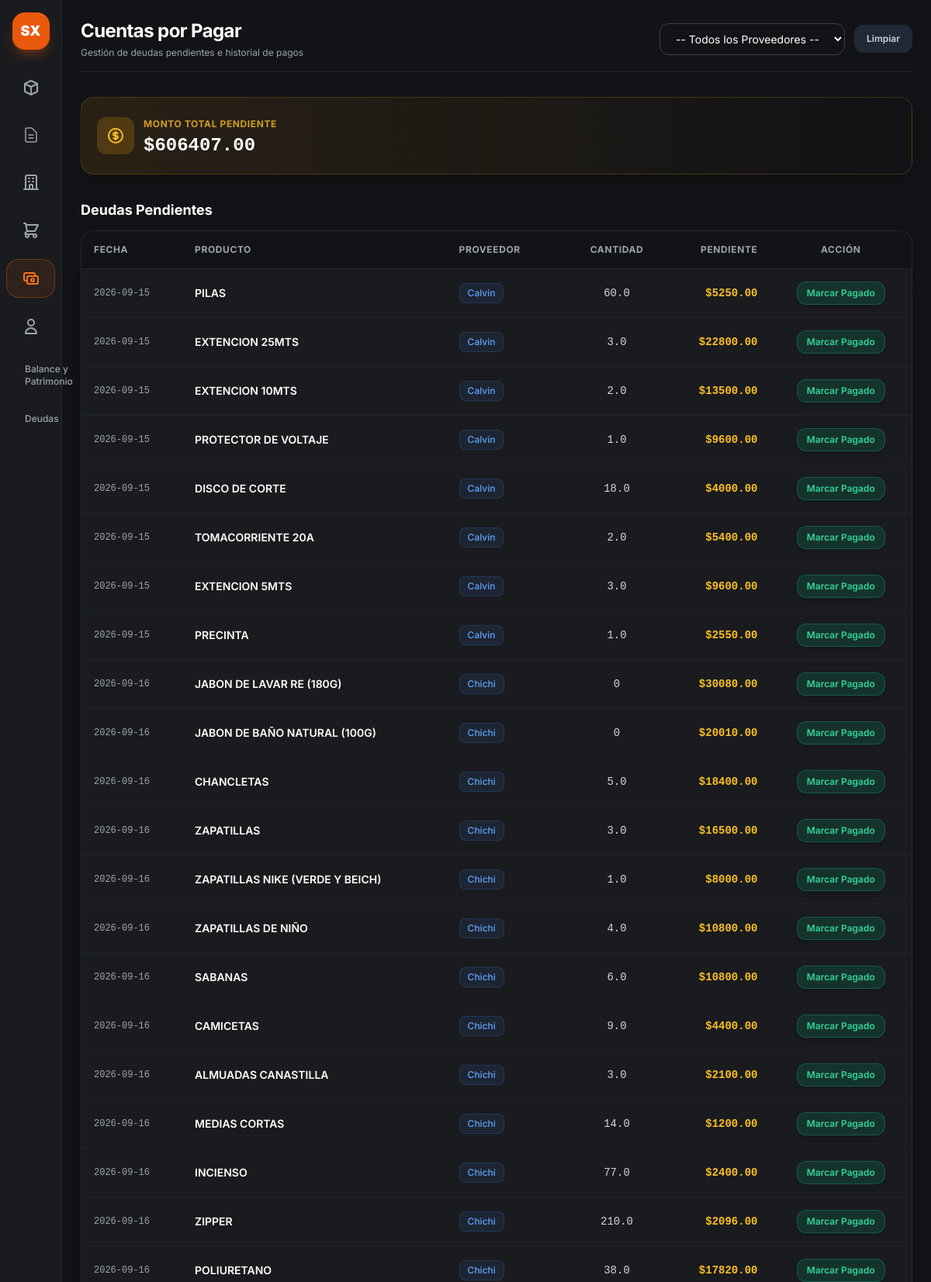
The page /cuentas-por-pagar (signed in, upper part) on the database its author committed.
### app.py (models this page shows, shortened)
class Producto(db.Model):
    __tablename__ = 'productos'
    id = db.Column(db.Integer, primary_key=True)
    codigo = db.Column(db.String(50), nullable=True)
    nombre = db.Column(db.String(100), nullable=False)
    unidad_medida = db.Column(db.String(20), default='unidad')
    propietario_id = db.Column(db.Integer, db.ForeignKey('propietarios.id'), nullable=True)
    precio_costo = db.Column(db.Float, default=0.0)
    precio_venta = db.Column(db.Float, default=0.0)
    fecha_vencimiento = db.Column(db.Date, nullable=True)
    proveedor_id = db.Column(db.Integer, db.ForeignKey('proveedores.id'), nullable=True)
    proveedor = db.relationship('Proveedor', backref=db.backref('productos', lazy=True))
    estado_pago = db.Column(db.String(20), default="Pagado")
    monto_pendiente = db.Column(db.Float, default=0.0)
    fecha_creacion = db.Column(db.DateTime, default=datetime.utcnow)
    stocks = db.relationship('StockAlmacen', backref='producto', cascade="all, delete-orphan", lazy=True)
    @property
    def cantidad_total(self):
        return sum(s.cantidad for s in self.stocks)

class Proveedor(db.Model):
    __tablename__ = 'proveedores'
    id = db.Column(db.Integer, primary_key=True)
    nombre = db.Column(db.String(100), nullable=False, unique=True)
    telefono = db.Column(db.String(30), nullable=True)
    contacto = db.Column(db.String(100), nullable=True)

class StockAlmacen(db.Model):
    __tablename__ = 'stock_almacen'
    id = db.Column(db.Integer, primary_key=True)
    producto_id = db.Column(db.Integer, db.ForeignKey('productos.id'), nullable=False)
    almacen_id = db.Column(db.Integer, db.ForeignKey('almacenes.id'), nullable=False)
    cantidad = db.Column(db.Float, default=0.0)

### app.py (the view, shortened to what this page needs)
@app.route('/admin/cuentas-por-pagar')
@app.route('/cuentas-por-pagar')
def cuentas_por_pagar():
    if 'user' not in session or session.get('rol') != 'admin':
        return redirect(url_for('login'))
    proveedor_filtro = request.args.get('proveedor', '')
    todos_los_proveedores = Proveedor.query.all()
    query = Producto.query.filter_by(estado_pago='Pendiente')
    proveedor_obj = None
    if proveedor_filtro and proveedor_filtro.isdigit():
        query = query.filter_by(proveedor_id=int(proveedor_filtro))
        proveedor_obj = Proveedor.query.get(int(proveedor_filtro))
    cuentas_pendientes = query.all()
    total_adeudado = sum(item.monto_pendiente for item in cuentas_pendientes if item.monto_pendiente)
    historial = HistorialPago.query.order_by(HistorialPago.fecha_pago.desc()).limit(20).all()
    mensaje_wa = ""
    return render_template(
        'cuentas_por_pagar.html',
        cuentas=cuentas_pendientes,
        proveedores=todos_los_proveedores,
        proveedor_seleccionado=str(proveedor_filtro),
        proveedor_obj=proveedor_obj,
        total_adeudado=total_adeudado,
        historial=historial,
        mensaje_wa=mensaje_wa
    )

### app.py (called while the page is built)
@app.context_processor
def inject_today():
    return {'hoy': date.today()}

### templates/cuentas_por_pagar.html (shortened to what this page needs)
{% extends "base.html" %}
{% block content %}
<div class="p-6 max-w-7xl mx-auto space-y-8">
    <div class="flex flex-col md:flex-row md:items-center md:justify-between gap-4 border-b border-gray-800 pb-4">
        <div>
            <h2 class="text-2xl font-bold text-white tracking-tight">Cuentas por Pagar</h2>
            <p class="text-xs text-gray-400 mt-1">Gestión de deudas pendientes e historial de pagos</p>
        </div>
        <form method="GET" action="{{ url_for('cuentas_por_pagar') }}" class="flex items-center gap-3">
            <select name="proveedor" onchange="this.form.submit()"
                class="bg-[#121316] border border-gray-700 text-white text-sm rounded-xl px-4 py-2.5 focus:border-orange-500 focus:outline-none">
                <option value="">-- Todos los Proveedores --</option>
            </select>
            <a href="{{ url_for('cuentas_por_pagar') }}"
                class="px-4 py-2.5 bg-gray-800 hover:bg-gray-700 text-gray-300 rounded-xl text-xs font-semibold transition-all">
                Limpiar
            </a>
        </form>
    </div>
    <div class="bg-gradient-to-r from-amber-500/10 via-amber-500/5 to-transparent border border-amber-500/20 rounded-2xl p-5 flex flex-col md:flex-row items-center justify-between gap-4 shadow-lg">
        <div class="flex items-center gap-3">
            <div class="p-3 bg-amber-500/20 text-amber-400 rounded-xl">
            </div>
            <div>
                <span class="text-xs uppercase font-bold text-amber-400/80 tracking-wider">Monto Total Pendiente</span>
                <p class="text-2xl font-black text-white font-mono mt-0.5">${{ "%.2f"|format(total_adeudado) }}</p>
            </div>
        </div>
    </div>
    <div class="space-y-3">
        <h3 class="text-lg font-bold text-white">Deudas Pendientes</h3>
        <div class="bg-[#1a1b1e] border border-gray-800 rounded-2xl overflow-hidden shadow-2xl">
            <div class="overflow-x-auto">
                <table class="w-full text-left border-collapse text-sm">
                    <thead>
                        <tr class="bg-[#121316] border-b border-gray-800 text-xs font-semibold text-gray-400 uppercase tracking-wider">
                            <th class="p-4">Fecha</th>
                            <th class="p-4">Producto</th>
                            <th class="p-4">Proveedor</th>
                            <th class="p-4 text-center">Cantidad</th>
                            <th class="p-4 text-right">Pendiente</th>
                            <th class="p-4 text-center">Acción</th>
                        </tr>
                    </thead>
                    <tbody class="divide-y divide-gray-800/60 text-gray-300">
                        {% for item in cuentas %}
                        <tr class="hover:bg-gray-800/30 transition-colors">
                            <td class="p-4 font-mono text-xs text-gray-400">
                                {{ item.fecha_creacion.strftime('%Y-%m-%d') if item.fecha_creacion else 'N/A' }}
                            </td>
                            <td class="p-4 font-semibold text-white">{{ item.nombre }}</td>
                            <td class="p-4">
                                <span class="inline-flex items-center px-2.5 py-1 rounded-lg text-xs font-medium bg-blue-500/10 text-blue-400 border border-blue-500/20">
                                    {% if item.proveedor %}
                                        {{ item.proveedor.nombre }}
                                    {% else %}
                                        Sin Proveedor
                                    {% endif %}
                                </span>
                            </td>
                            <td class="p-4 text-center font-mono">{{ item.cantidad_total or 0 }}</td>
                            <td class="p-4 text-right font-mono font-bold text-amber-400">
                                ${{ "%.2f"|format(item.monto_pendiente or 0.0) }}
                            </td>
                            <td class="p-4 text-center">
                                <form method="POST" action="{{ url_for('pagar_cuenta', id=item.id) }}">
                                    <button type="submit"
                                        class="px-3 py-1.5 bg-emerald-600/20 hover:bg-emerald-600 text-emerald-400 hover:text-white border border-emerald-500/30 rounded-xl text-xs font-semibold transition-all shadow-md">
                                        Marcar Pagado
                                    </button>
                                </form>
                            </td>
                        </tr>
                        {% else %}
                        <tr>
                            <td colspan="6" class="p-8 text-center text-gray-500 font-medium">
                                No hay cuentas pendientes por pagar.
                            </td>
                        </tr>
                        {% endfor %}
                    </tbody>
                </table>
            </div>
        </div>
    </div>
</div>
{% endblock %}

### static/css/style.css (style rules this page uses)
body { font-family: 'Inter', sans-serif; }

### rows shown on the page
Producto: fecha_creacion "2026-09-15", nombre "PILAS", proveedor.nombre "Calvin", cantidad "60.0", monto_pendiente "5250.00"
Producto: fecha_creacion "2026-09-15", nombre "EXTENCION 25MTS", proveedor.nombre "Calvin", cantidad "3.0", monto_pendiente "22800.00"
Producto: fecha_creacion "2026-09-15", nombre "EXTENCION 10MTS", proveedor.nombre "Calvin", cantidad "2.0", monto_pendiente "13500.00"
Producto: fecha_creacion "2026-09-15", nombre "PROTECTOR DE VOLTAJE", proveedor.nombre "Calvin", cantidad "1.0", monto_pendiente "9600.00"
Producto: fecha_creacion "2026-09-15", nombre "DISCO DE CORTE", proveedor.nombre "Calvin", cantidad "18.0", monto_pendiente "4000.00"
Producto: fecha_creacion "2026-09-15", nombre "TOMACORRIENTE 20A", proveedor.nombre "Calvin", cantidad "2.0", monto_pendiente "5400.00"
Producto: fecha_creacion "2026-09-15", nombre "EXTENCION 5MTS", proveedor.nombre "Calvin", cantidad "3.0", monto_pendiente "9600.00"
Producto: fecha_creacion "2026-09-15", nombre "PRECINTA", proveedor.nombre "Calvin", cantidad "1.0", monto_pendiente "2550.00"
Producto: fecha_creacion "2026-09-16", nombre "JABON DE LAVAR RE (180G)", proveedor.nombre "Chichi", cantidad "0", monto_pendiente "30080.00"
Producto: fecha_creacion "2026-09-16", nombre "JABON DE BAÑO NATURAL (100G)", proveedor.nombre "Chichi", cantidad "0", monto_pendiente "20010.00"
Producto: fecha_creacion "2026-09-16", nombre "CHANCLETAS", proveedor.nombre "Chichi", cantidad "5.0", monto_pendiente "18400.00"
Producto: fecha_creacion "2026-09-16", nombre "ZAPATILLAS", proveedor.nombre "Chichi", cantidad "3.0", monto_pendiente "16500.00"
Producto: fecha_creacion "2026-09-16", nombre "ZAPATILLAS NIKE (VERDE Y BEICH)", proveedor.nombre "Chichi", cantidad "1.0", monto_pendiente "8000.00"
Producto: fecha_creacion "2026-09-16", nombre "ZAPATILLAS DE NIÑO", proveedor.nombre "Chichi", cantidad "4.0", monto_pendiente "10800.00"
Producto: fecha_creacion "2026-09-16", nombre "SABANAS", proveedor.nombre "Chichi", cantidad "6.0", monto_pendiente "10800.00"
Producto: fecha_creacion "2026-09-16", nombre "CAMICETAS", proveedor.nombre "Chichi", cantidad "9.0", monto_pendiente "4400.00"
Producto: fecha_creacion "2026-09-16", nombre "ALMUADAS CANASTILLA", proveedor.nombre "Chichi", cantidad "3.0", monto_pendiente "2100.00"
Producto: fecha_creacion "2026-09-16", nombre "MEDIAS CORTAS", proveedor.nombre "Chichi", cantidad "14.0", monto_pendiente "1200.00"
Producto: fecha_creacion "2026-09-16", nombre "INCIENSO", proveedor.nombre "Chichi", cantidad "77.0", monto_pendiente "2400.00"
Producto: fecha_creacion "2026-09-16", nombre "ZIPPER", proveedor.nombre "Chichi", cantidad "210.0", monto_pendiente "2096.00"
Producto: fecha_creacion "2026-09-16", nombre "POLIURETANO", proveedor.nombre "Chichi", cantidad "38.0", monto_pendiente "17820.00"

### other values the page prints
{{ "%.2f"|format(total_adeudado) }} "606407.00"
